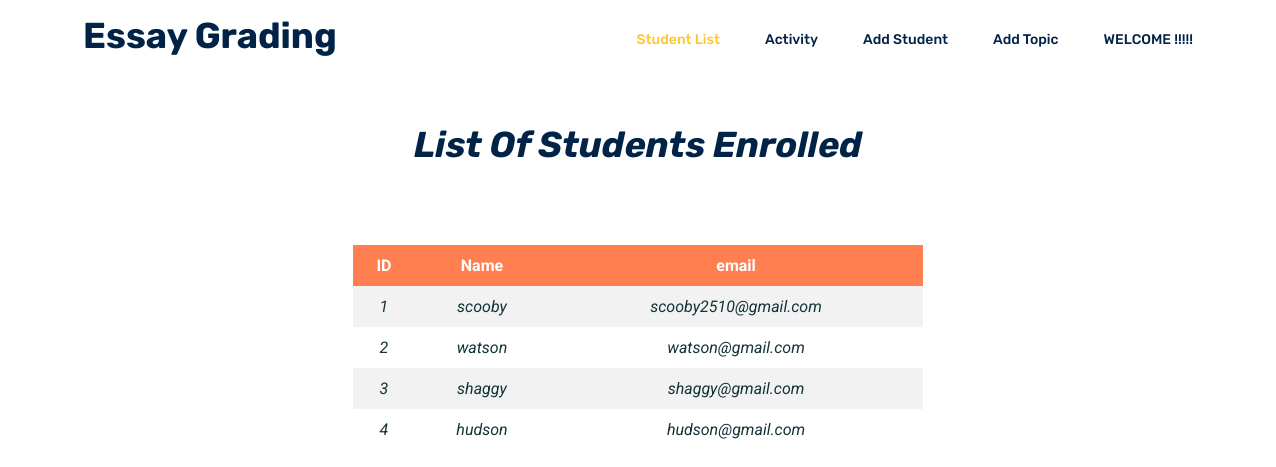
/studentlist.php, run on the app's committed database.
### tables this page shows
CREATE TABLE `profile` (
  `profileid` int(100) NOT NULL,
  `name` varchar(50) DEFAULT NULL,
  `email` varchar(50) DEFAULT NULL,
  `image` varchar(500) DEFAULT NULL,
  `type` varchar(50) DEFAULT NULL,
  `dob` varchar(1000) DEFAULT NULL
);

### studentlist.php (the view, shortened to what this page needs)
<!DOCTYPE html>
<html lang="en">
  <head>
    <link rel="stylesheet" href="css/bootstrap.css" />
    <link rel="stylesheet" href="css/flaticon.css" />
    <link rel="stylesheet" href="css/themify-icons.css" />
    <link rel="stylesheet" href="vendors/owl-carousel/owl.carousel.min.css" />
    <link rel="stylesheet" href="vendors/nice-select/css/nice-select.css" />
    <link rel="stylesheet" href="css/style.css" />
  </head>
  <body>
    <header class="header_area">
      <div class="main_menu">
       <nav class="navbar navbar-expand-lg navbar-light">
          <div class="container">
           <a class="navbar-brand logo_h" href="home.php"
              ><h1><strong>Essay Grading</strong></h1></a>
            <div
              class="collapse navbar-collapse offset"
              id="navbarSupportedContent"
            >
              <ul class="nav navbar-nav menu_nav ml-auto">
                <li class="nav-item active">
                  <a class="nav-link" href="studentlist.php">Student List</a>
                </li>
                <li class="nav-item">
                  <a class="nav-link" href="viewactivity.php">Activity</a>
                </li>
				<li class="nav-item">
                  <a class="nav-link" href="addstudent.php">Add Student</a>
                </li>
				<li class="nav-item">
                  <a class="nav-link" href="addtopic.php">Add Topic</a>
                </li>
               <?php
			   if($usersession!="none")
			   {
				echo '<li class="nav-item submenu dropdown">';
                echo '<a
                    href="#"
                    class="nav-link dropdown-toggle"
                    data-toggle="dropdown"
                    role="button"
                    aria-haspopup="true"
                    aria-expanded="false"
                    >WELCOME '.$usersession.' !!!!!</a>';
                echo '</li>';
			   }
				?>
              </ul>
            </div>
          </div>
        </nav>
      </div>
    </header>
    <section class="feature_area section_gap_top">
      <div class="container">
        <div class="row justify-content-center">
          <div class="col-lg-10">
            <div class="main_title">
              <h2 class="mb-3"><i>List Of Students Enrolled</i></h2>
            </div>
          </div>
        </div>
		 <div class="row justify-content-center">
<table>
 <t>
        <th> ID </th>
        <th> Name </th>
        <th> email</th>
    </t>
<?php
require('connectToDb.php');
$student_query ="SELECT * FROM profile WHERE profileid != 1 ORDER BY profileid";
$result = mysqli_query($db,$student_query);
$count = 1;
while($row1 = mysqli_fetch_assoc($result))
{
?>
    <tr>
        <td class="link"><?php echo $count++ ?></td>
        <td class="link"><?php echo $row1['name']; ?></td>
        <td class="link"><?php echo $row1['email']; ?></td>
    </tr>
<?php
}
?>
</table>
</div>
    </section>
  </body>
</html>

### studentlist.php (style rules this page uses)
table { border-collapse: collapse; width: 50%; text-align: center; }
th, td { text-align: center; padding: 8px; }
tr:nth-child(even) { background-color: #f2f2f2 }
th { background-color: #ff7f50 ; color: white; }
.link { color: #133337; font-style: italic; }

### data on the page
profile: name "scooby", email "scooby2510@gmail.com"
profile: name "watson", email "watson@gmail.com"
profile: name "shaggy", email "shaggy@gmail.com"
profile: name "hudson", email "hudson@gmail.com"
